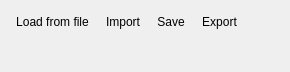
<?xml version="1.0" encoding="UTF-8"?>
<ui version="4.0">
 <class>DataExchangeWidget</class>
 <widget class="QWidget" name="DataExchangeWidget">
  <property name="geometry">
   <rect>
    <x>0</x>
    <y>0</y>
    <width>290</width>
    <height>72</height>
   </rect>
  </property>
  <property name="sizePolicy">
   <sizepolicy hsizetype="Preferred" vsizetype="Fixed">
    <horstretch>0</horstretch>
    <verstretch>0</verstretch>
   </sizepolicy>
  </property>
  <property name="windowTitle">
   <string>Form</string>
  </property>
  <layout class="QGridLayout" name="gridLayout">
   <item row="0" column="0">
    <layout class="QVBoxLayout" name="verticalLayout">
     <item>
      <layout class="QHBoxLayout" name="horizontalLayout_3">
       <property name="sizeConstraint">
        <enum>QLayout::SizeConstraint::SetMinimumSize</enum>
       </property>
       <item>
        <widget class="QToolButton" name="loadToolButton">
         <property name="minimumSize">
          <size>
           <width>16</width>
           <height>16</height>
          </size>
         </property>
         <property name="toolTip">
          <string>Load meta-data from file</string>
         </property>
         <property name="statusTip">
          <string>Load meta-data from file</string>
         </property>
         <property name="whatsThis">
          <string>Load meta-data from file</string>
         </property>
         <property name="text">
          <string>Load from file</string>
         </property>
         <property name="icon">
          <iconset theme="document-open"/>
         </property>
         <property name="autoRaise">
          <bool>true</bool>
         </property>
        </widget>
       </item>
       <item>
        <widget class="QToolButton" name="importToolButton">
         <property name="minimumSize">
          <size>
           <width>16</width>
           <height>16</height>
          </size>
         </property>
         <property name="toolTip">
          <string>Import metadata from workspace object</string>
         </property>
         <property name="statusTip">
          <string>Import metadata from workspace object</string>
         </property>
         <property name="whatsThis">
          <string>Import metadata from workspace object</string>
         </property>
         <property name="text">
          <string>Import</string>
         </property>
         <property name="icon">
          <iconset theme="document-import"/>
         </property>
         <property name="autoRaise">
          <bool>true</bool>
         </property>
        </widget>
       </item>
       <item>
        <widget class="QToolButton" name="saveToolButton">
         <property name="minimumSize">
          <size>
           <width>16</width>
           <height>16</height>
          </size>
         </property>
         <property name="toolTip">
          <string>Save metadata to file</string>
         </property>
         <property name="statusTip">
          <string>Save metadata to file</string>
         </property>
         <property name="whatsThis">
          <string>Save metadata to file</string>
         </property>
         <property name="text">
          <string>Save</string>
         </property>
         <property name="icon">
          <iconset theme="document-save"/>
         </property>
         <property name="autoRaise">
          <bool>true</bool>
         </property>
        </widget>
       </item>
       <item>
        <widget class="QToolButton" name="exportToolButton">
         <property name="minimumSize">
          <size>
           <width>16</width>
           <height>16</height>
          </size>
         </property>
         <property name="toolTip">
          <string>Export metadata to workspace object</string>
         </property>
         <property name="statusTip">
          <string>Export metadata to workspace object</string>
         </property>
         <property name="whatsThis">
          <string>Export metadata to workspace object</string>
         </property>
         <property name="text">
          <string>Export</string>
         </property>
         <property name="icon">
          <iconset theme="document-export"/>
         </property>
         <property name="autoRaise">
          <bool>true</bool>
         </property>
        </widget>
       </item>
       <item>
        <spacer name="horizontalSpacer_2">
         <property name="orientation">
          <enum>Qt::Orientation::Horizontal</enum>
         </property>
         <property name="sizeHint" stdset="0">
          <size>
           <width>40</width>
           <height>20</height>
          </size>
         </property>
        </spacer>
       </item>
      </layout>
     </item>
     <item>
      <layout class="QHBoxLayout" name="objectSymbolLayout">
       <item>
        <widget class="QLabel" name="objectSymbolLabel">
         <property name="sizePolicy">
          <sizepolicy hsizetype="MinimumExpanding" vsizetype="Preferred">
           <horstretch>0</horstretch>
           <verstretch>0</verstretch>
          </sizepolicy>
         </property>
         <property name="toolTip">
          <string>Namespace symbol bound to this object</string>
         </property>
         <property name="statusTip">
          <string>Namespace symbol bound to this object</string>
         </property>
         <property name="whatsThis">
          <string>Namespace symbol bound to this object</string>
         </property>
         <property name="text">
          <string/>
         </property>
        </widget>
       </item>
       <item>
        <spacer name="objectSymbolSpacer">
         <property name="orientation">
          <enum>Qt::Orientation::Horizontal</enum>
         </property>
         <property name="sizeHint" stdset="0">
          <size>
           <width>40</width>
           <height>20</height>
          </size>
         </property>
        </spacer>
       </item>
      </layout>
     </item>
    </layout>
   </item>
  </layout>
 </widget>
 <resources/>
 <connections/>
</ui>
